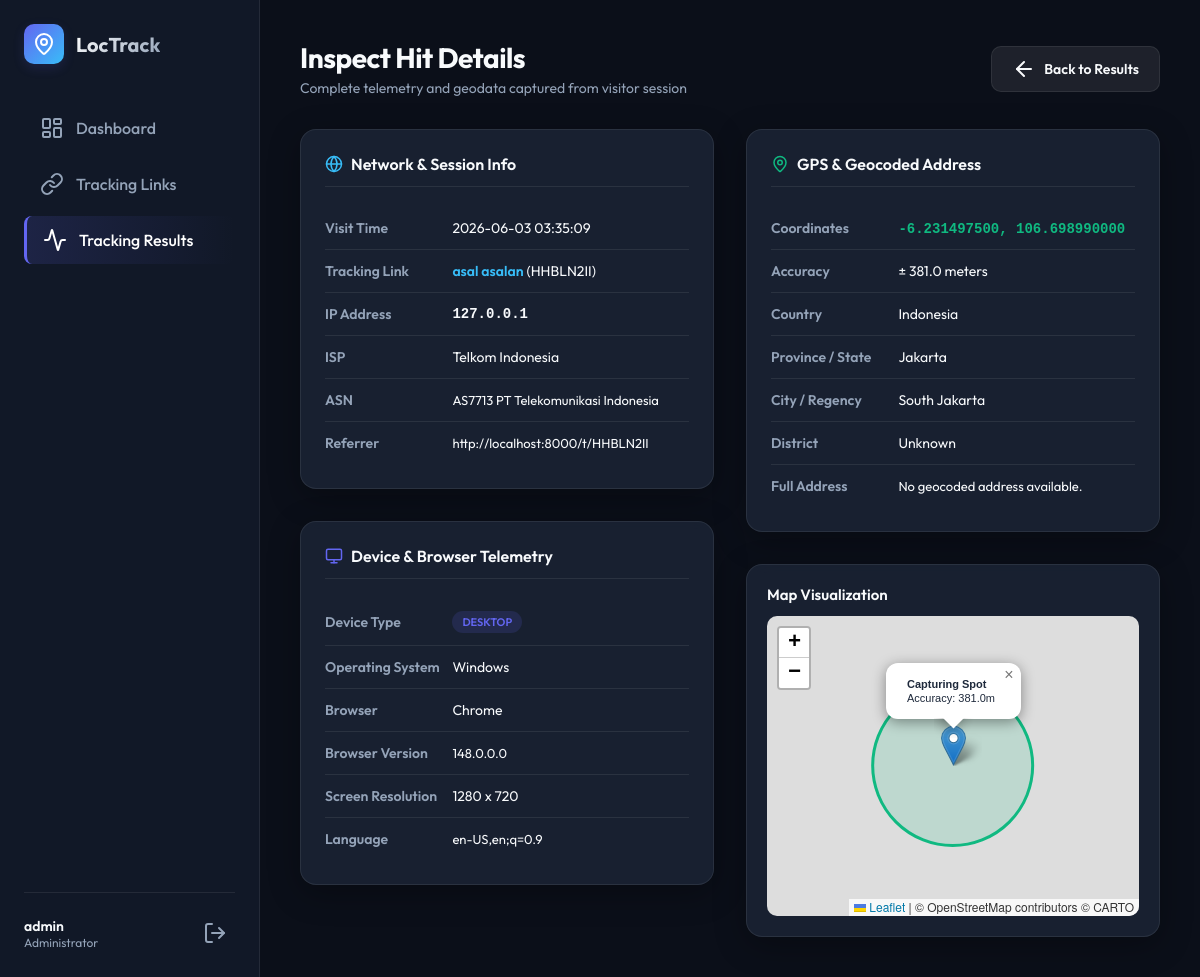
The page /tracking-results/2/ (signed in) on the database its author committed.
### tracking/models.py (models this page shows, shortened)
class TrackingHit(models.Model):
    tracking_link = models.ForeignKey(TrackingLink, on_delete=models.CASCADE, related_name='hits')
    ip_address = models.GenericIPAddressField()
    latitude = models.DecimalField(max_digits=12, decimal_places=9, null=True, blank=True)
    longitude = models.DecimalField(max_digits=12, decimal_places=9, null=True, blank=True)
    accuracy = models.FloatField(null=True, blank=True)
    country = models.CharField(max_length=255, blank=True, null=True)
    province = models.CharField(max_length=255, blank=True, null=True)
    city = models.CharField(max_length=255, blank=True, null=True)
    district = models.CharField(max_length=255, blank=True, null=True)
    full_address = models.TextField(blank=True, null=True)
    isp = models.CharField(max_length=255, blank=True, null=True)
    asn = models.CharField(max_length=255, blank=True, null=True)
    browser = models.CharField(max_length=100, blank=True, null=True)
    browser_version = models.CharField(max_length=100, blank=True, null=True)
    os = models.CharField(max_length=100, blank=True, null=True)
    device_type = models.CharField(max_length=100, blank=True, null=True)
    language = models.CharField(max_length=100, blank=True, null=True)
    screen_width = models.IntegerField(null=True, blank=True)
    screen_height = models.IntegerField(null=True, blank=True)
    referrer = models.CharField(max_length=500, blank=True, null=True)
    visited_at = models.DateTimeField(auto_now_add=True)

class TrackingLink(models.Model):
    uuid = models.UUIDField(default=uuid.uuid4, unique=True, editable=False)
    name = models.CharField(max_length=255)
    description = models.TextField(blank=True, null=True)
    code = models.CharField(max_length=50, unique=True)
    require_gps = models.BooleanField(default=True)
    redirect_url = models.URLField(blank=True, null=True)
    is_active = models.BooleanField(default=True)
    created_at = models.DateTimeField(auto_now_add=True)
    expired_at = models.DateTimeField(blank=True, null=True)
    created_by = models.ForeignKey(User, on_delete=models.CASCADE, related_name='tracking_links')

### tracking/views.py (the view)
# urls.py: path('tracking-results/<int:pk>/', result_detail, name='result_detail'),
@login_required
def result_detail(request, pk):
    hit = get_object_or_404(TrackingHit, pk=pk, tracking_link__created_by=request.user)
    return render(request, 'tracking/detail.html', {'hit': hit})

### templates/tracking/detail.html (shortened to what this page needs)
{% extends "base.html" %}
{% block content %}
<header>
    <div>
        <h1>Inspect Hit Details</h1>
        <div class="subtitle">Complete telemetry and geodata captured from visitor session</div>
    </div>
    <div>
        <a href="{% url 'result_list' %}" class="btn btn-secondary">
            <i data-lucide="arrow-left"></i>
            Back to Results
        </a>
    </div>
</header>
<div class="dashboard-layout" style="grid-template-columns: 1fr 1fr;">
    <div class="column">
        <div class="glass-card">
            <h3 style="font-size: 16px; font-weight: 600; margin-bottom: 20px; border-bottom: 1px solid var(--border-color); padding-bottom: 12px; display: flex; align-items: center; gap: 8px;">
                <i data-lucide="globe" style="width: 18px; height: 18px; color: var(--accent);"></i>
                Network & Session Info
            </h3>
            <table style="width: 100%;">
                <tr style="border-bottom: 1px solid var(--border-color);">
                    <td style="font-weight: 600; color: var(--text-muted); width: 35%; padding: 12px 0;">Visit Time</td>
                    <td style="padding: 12px 0;">{{ hit.visited_at|date:"Y-m-d H:i:s" }}</td>
                </tr>
                <tr style="border-bottom: 1px solid var(--border-color);">
                    <td style="font-weight: 600; color: var(--text-muted); padding: 12px 0;">Tracking Link</td>
                    <td style="padding: 12px 0;"><span style="color: var(--accent); font-weight: 600;">{{ hit.tracking_link.name }}</span> ({{ hit.tracking_link.code }})</td>
                </tr>
                <tr style="border-bottom: 1px solid var(--border-color);">
                    <td style="font-weight: 600; color: var(--text-muted); padding: 12px 0;">IP Address</td>
                    <td style="padding: 12px 0; font-family: monospace; font-weight: 600;">{{ hit.ip_address }}</td>
                </tr>
                <tr style="border-bottom: 1px solid var(--border-color);">
                    <td style="font-weight: 600; color: var(--text-muted); padding: 12px 0;">ISP</td>
                    <td style="padding: 12px 0;">{{ hit.isp|default:"N/A" }}</td>
                </tr>
                <tr style="border-bottom: 1px solid var(--border-color);">
                    <td style="font-weight: 600; color: var(--text-muted); padding: 12px 0;">ASN</td>
                    <td style="padding: 12px 0; font-size: 13px;">{{ hit.asn|default:"N/A" }}</td>
                </tr>
                <tr>
                    <td style="font-weight: 600; color: var(--text-muted); padding: 12px 0;">Referrer</td>
                    <td style="padding: 12px 0; font-size: 13px; max-width: 250px; overflow-wrap: break-word;">{{ hit.referrer|default:"Direct / None" }}</td>
                </tr>
            </table>
        </div>
        <div class="glass-card">
            <h3 style="font-size: 16px; font-weight: 600; margin-bottom: 20px; border-bottom: 1px solid var(--border-color); padding-bottom: 12px; display: flex; align-items: center; gap: 8px;">
                <i data-lucide="monitor" style="width: 18px; height: 18px; color: var(--primary);"></i>
                Device & Browser Telemetry
            </h3>
            <table style="width: 100%;">
                <tr style="border-bottom: 1px solid var(--border-color);">
                    <td style="font-weight: 600; color: var(--text-muted); width: 35%; padding: 12px 0;">Device Type</td>
                    <td style="padding: 12px 0;">
                        <span class="badge badge-success" style="background-color: var(--primary-glow); color: var(--primary);">
                            {{ hit.device_type }}
                        </span>
                    </td>
                </tr>
                <tr style="border-bottom: 1px solid var(--border-color);">
                    <td style="font-weight: 600; color: var(--text-muted); padding: 12px 0;">Operating System</td>
                    <td style="padding: 12px 0;">{{ hit.os }}</td>
                </tr>
                <tr style="border-bottom: 1px solid var(--border-color);">
                    <td style="font-weight: 600; color: var(--text-muted); padding: 12px 0;">Browser</td>
                    <td style="padding: 12px 0;">{{ hit.browser }}</td>
                </tr>
                <tr style="border-bottom: 1px solid var(--border-color);">
                    <td style="font-weight: 600; color: var(--text-muted); padding: 12px 0;">Browser Version</td>
                    <td style="padding: 12px 0; font-size: 13px;">{{ hit.browser_version|default:"N/A" }}</td>
                </tr>
                <tr style="border-bottom: 1px solid var(--border-color);">
                    <td style="font-weight: 600; color: var(--text-muted); padding: 12px 0;">Screen Resolution</td>
                    <td style="padding: 12px 0;">
                        {% if hit.screen_width and hit.screen_height %}
                            {{ hit.screen_width }} x {{ hit.screen_height }}
                        {% else %}
                            <span style="color: var(--text-muted);">Unknown</span>
                        {% endif %}
                    </td>
                </tr>
                <tr>
                    <td style="font-weight: 600; color: var(--text-muted); padding: 12px 0;">Language</td>
                    <td style="padding: 12px 0; font-size: 13px;">{{ hit.language|default:"N/A" }}</td>
                </tr>
            </table>
        </div>
    </div>
    <div class="column">
        <div class="glass-card">
            <h3 style="font-size: 16px; font-weight: 600; margin-bottom: 20px; border-bottom: 1px solid var(--border-color); padding-bottom: 12px; display: flex; align-items: center; gap: 8px;">
                <i data-lucide="map-pin" style="width: 18px; height: 18px; color: var(--success);"></i >
                GPS & Geocoded Address
            </h3>
            <table style="width: 100%;">
                <tr style="border-bottom: 1px solid var(--border-color);">
                    <td style="font-weight: 600; color: var(--text-muted); width: 35%; padding: 12px 0;">Coordinates</td>
                    <td style="padding: 12px 0;">
                        {% if hit.latitude and hit.longitude %}
                            <span style="font-family: monospace; font-weight: 600; color: var(--success);">
                                {{ hit.latitude }}, {{ hit.longitude }}
                            </span>
                        {% else %}
                            <span style="color: var(--text-muted);">Not Captured</span>
                        {% endif %}
                    </td>
                </tr>
                <tr style="border-bottom: 1px solid var(--border-color);">
                    <td style="font-weight: 600; color: var(--text-muted); padding: 12px 0;">Accuracy</td>
                    <td style="padding: 12px 0;">
                        {% if hit.accuracy %}
                            ± {{ hit.accuracy|floatformat:1 }} meters
                        {% else %}
                            <span style="color: var(--text-muted);">N/A</span>
                        {% endif %}
                    </td>
                </tr>
                <tr style="border-bottom: 1px solid var(--border-color);">
                    <td style="font-weight: 600; color: var(--text-muted); padding: 12px 0;">Country</td>
                    <td style="padding: 12px 0;">{{ hit.country|default:"Unknown" }}</td>
                </tr>
                <tr style="border-bottom: 1px solid var(--border-color);">
                    <td style="font-weight: 600; color: var(--text-muted); padding: 12px 0;">Province / State</td>
                    <td style="padding: 12px 0;">{{ hit.province|default:"Unknown" }}</td>
                </tr>
                <tr style="border-bottom: 1px solid var(--border-color);">
                    <td style="font-weight: 600; color: var(--text-muted); padding: 12px 0;">City / Regency</td>
                    <td style="padding: 12px 0;">{{ hit.city|default:"Unknown" }}</td>
                </tr>
                <tr style="border-bottom: 1px solid var(--border-color);">
                    <td style="font-weight: 600; color: var(--text-muted); padding: 12px 0;">District</td>
                    <td style="padding: 12px 0;">{{ hit.district|default:"Unknown" }}</td>
                </tr>
                <tr>
                    <td style="font-weight: 600; color: var(--text-muted); padding: 12px 0;">Full Address</td>
                    <td style="padding: 12px 0; font-size: 13px; line-height: 1.4;">{{ hit.full_address|default:"No geocoded address available." }}</td>
                </tr>
            </table>
        </div>
        {% if hit.latitude and hit.longitude %}
        <div class="glass-card" style="padding: 20px;">
            <h3 style="font-size: 15px; font-weight: 600; margin-bottom: 12px;">Map Visualization</h3>
            <div id="inspector-map" style="height: 300px; border-radius: 10px; z-index: 1;"></div>
        </div>
        {% endif %}
    </div>
</div>
{% endblock %}

### templates/base.html (shortened to what this page needs)
<!DOCTYPE html>
<html lang="en">
<head>
    <link rel="stylesheet" href="https://unpkg.com/leaflet@1.9.4/dist/leaflet.css" />
</head>
<body>
    {% if request.user.is_authenticated %}
    <aside>
        <div class="logo-area">
            <div class="logo-icon">
                <i data-lucide="map-pin"></i>
            </div>
            <div class="logo-text">LocTrack</div>
        </div>
        <ul class="nav-links">
            <li class="{% if request.resolver_match.url_name == 'dashboard' %}active{% endif %}">
                <a href="{% url 'dashboard' %}">
                    <i data-lucide="layout-dashboard"></i>
                    Dashboard
                </a>
            </li>
            <li class="{% if 'link' in request.resolver_match.url_name %}active{% endif %}">
                <a href="{% url 'link_list' %}">
                    <i data-lucide="link"></i>
                    Tracking Links
                </a>
            </li>
            <li class="{% if 'result' in request.resolver_match.url_name %}active{% endif %}">
                <a href="{% url 'result_list' %}">
                    <i data-lucide="activity"></i>
                    Tracking Results
                </a>
            </li>
        </ul>
        <div class="user-section">
            <div class="user-info">
                <span class="username">{{ request.user.username }}</span>
                <span class="user-role">Administrator</span>
            </div>
            <a href="{% url 'logout' %}" class="logout-btn" title="Logout">
                <i data-lucide="log-out"></i>
            </a>
        </div>
    </aside>
    {% endif %}
    <main>
        {% block content %}{% endblock %}
    </main>
</body>
</html>

### rows shown on the page
TrackingHit: visited_at "2026-06-03 03:35:09", tracking_link.name "asal asalan", tracking_link.code "HHBLN2II", ip_address "127.0.0.1", isp "Telkom Indonesia", asn "AS7713 PT Telekomunikasi Indonesia", referrer "http://localhost:8000/t/HHBLN2II", device_type "DESKTOP", os "Windows", browser "Chrome", browser_version "148.0.0.0", screen_width "1280", screen_height "720", language "en-US,en;q=0.9", latitude "-6.231497500", longitude "106.698990000", accuracy "381.0", country "Indonesia", province "Jakarta", city "South Jakarta", district "Unknown", full_address "No geocoded address available."

### other values the page prints
{{ request.user.username }} "admin"
